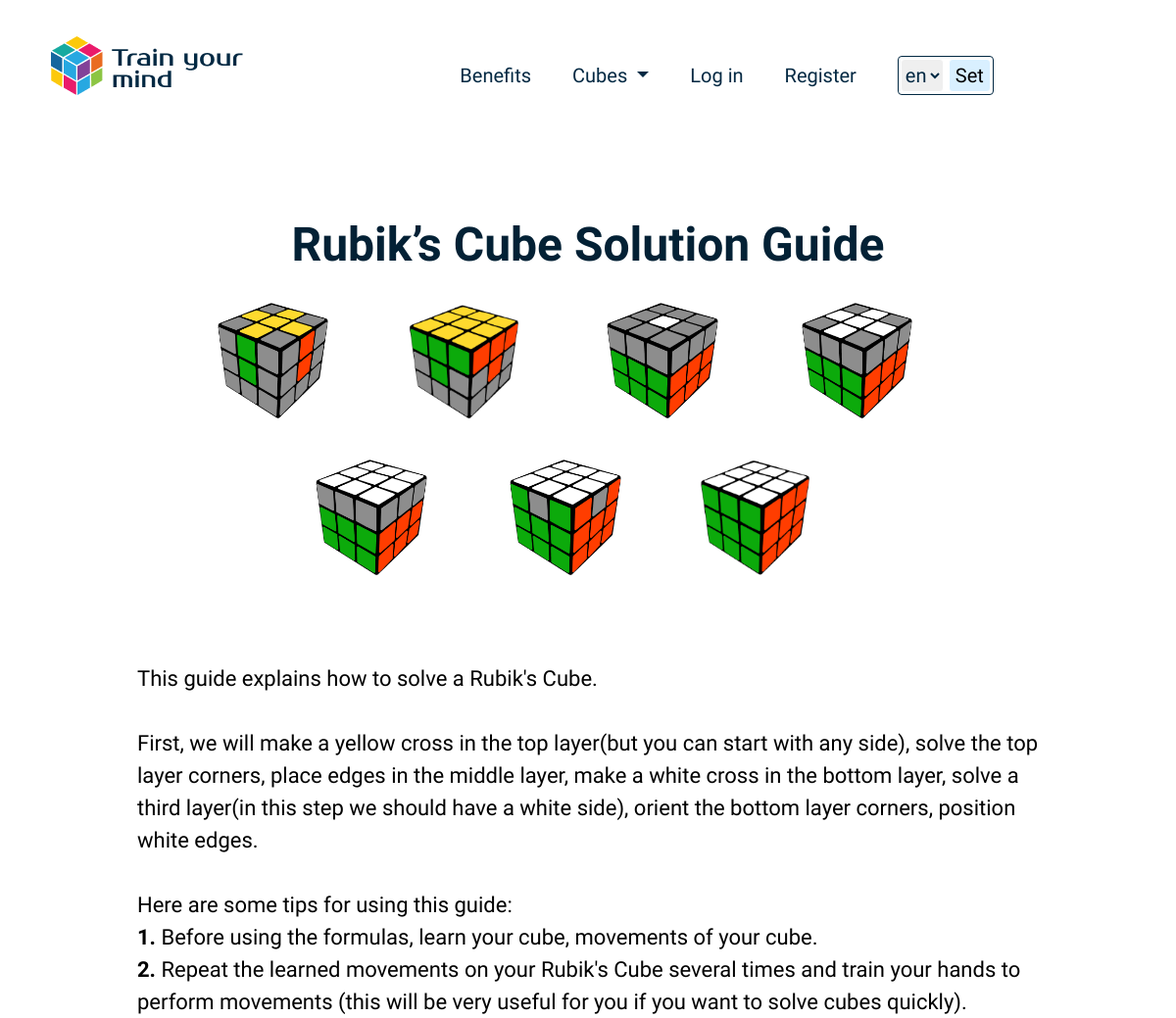
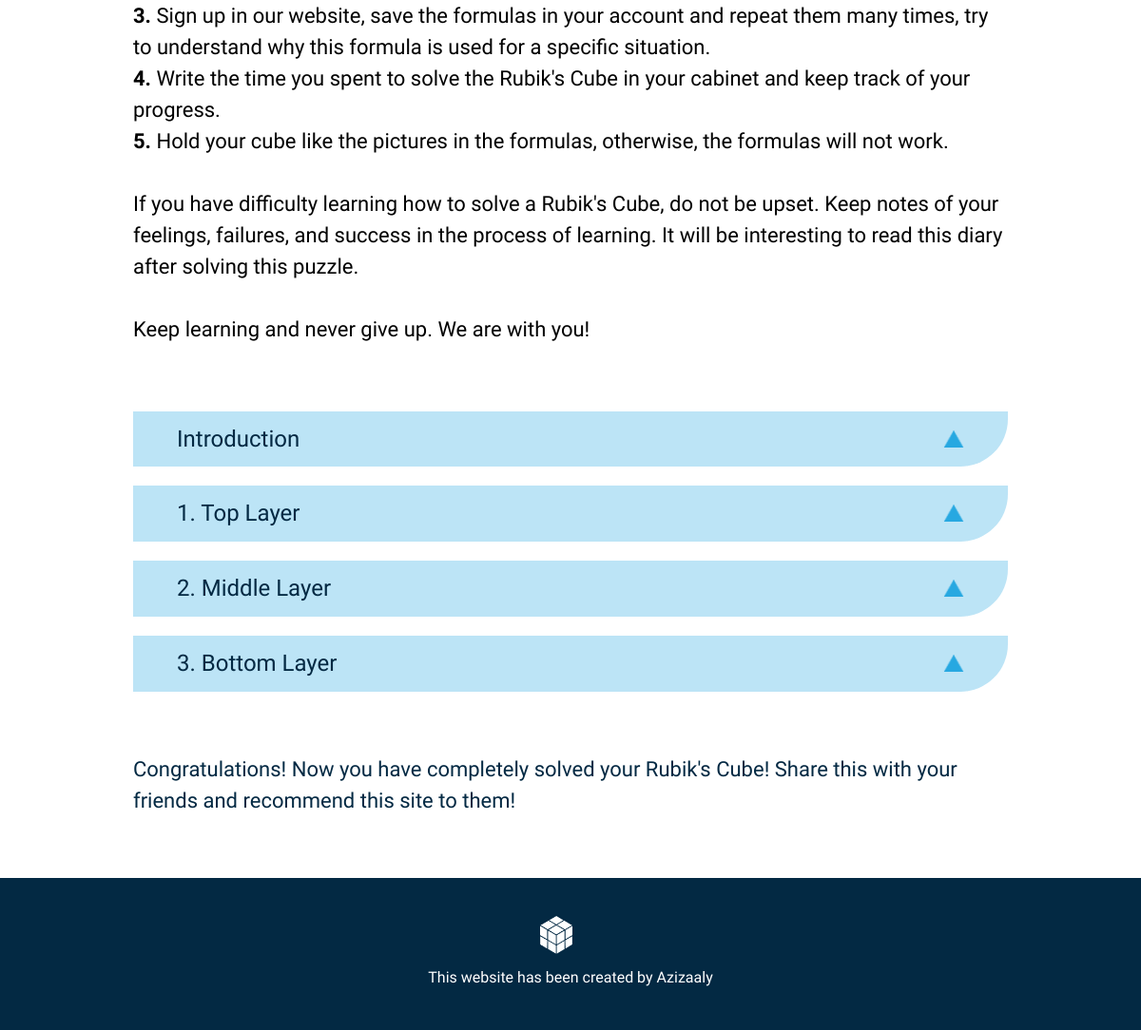
The app's page /cube/1/ with its own data (2 pictures, top to bottom).
### cubic/models.py (models this page shows, shortened)
class Cubes(models.Model):
    name_en = models.CharField(max_length=100)
    text_en = models.TextField(null=True, blank=True)
    congra_text_en = models.TextField(null=True, blank=True)
    name_uz = models.CharField(max_length=100)
    text_uz = models.TextField(null=True, blank=True)
    congra_text_uz = models.TextField(null=True, blank=True)

class RubicsCubeProcess(models.Model):
    img1 = models.ImageField(upload_to='rubics_cube')
    img2 = models.ImageField(upload_to='rubics_cube')
    img3 = models.ImageField(upload_to='rubics_cube')
    img4 = models.ImageField(upload_to='rubics_cube')
    img5 = models.ImageField(upload_to='rubics_cube')
    img6 = models.ImageField(upload_to='rubics_cube')
    img7 = models.ImageField(upload_to='rubics_cube')

class About(models.Model):
    cube = models.ForeignKey(Cubes, related_name="about", on_delete=models.CASCADE)

class Steps(models.Model):
    cube = models.ForeignKey(Cubes, related_name="steps", on_delete=models.CASCADE)
    step_name_en = models.CharField(max_length=100)
    congra_text_en = models.TextField(null=True, blank=True)
    step_name_uz = models.CharField(max_length=100)
    congra_text_uz = models.TextField(null=True, blank=True)

### cubic/views.py (the view)
# urls.py: path("cube/<int:pk>/", views.CubeDetailView.as_view(), name="cube-detail"),
class CubeDetailView(DetailView):
    model = Cubes
    template_name = "cubic/cube.html"
    context_object_name = "cube"
    def get_context_data(self, *args, **kwargs):
        context = super(CubeDetailView, self).get_context_data(*args, **kwargs)
        cube = get_object_or_404(Cubes, id=self.kwargs['pk'])
        cubes = Cubes.objects.all()
        if cube.id == 1:
            process = RubicsCubeProcess.objects.first()
        context["process"] = process
        context["cubes"] = cubes
        context["cube"] = cube
        return context

### cubic/templates/cubic/cube.html
{% extends "cubic/layout.html" %}
{% load i18n %}
{% load static %}
{% block body %}
    <header class="header">
        <div class="container">
            <div class="row">
                <div class="col-lg-12">
                    <div class="process">
                        <h1>
                            {% get_current_language as LANGUAGE_CODE %}
                            {% if LANGUAGE_CODE == 'uz' %}
                                {{cube.name_uz}} bo`yicha qo`llanma
                            {% else %}
                                {{cube.name_en}} Solution Guide
                            {% endif %}
                        </h1>
                    </div>
                </div>
            </div>
            {% if cube.name_en == 'Rubik’s Cube' %}
                <div class="row d-flex">
                    <div class="d-flex m-auto">
                        <div class="col-lg-3">
                            <img src="{{ process.img1.url }}" alt="" class="process__img">
                        </div>
                        <div class="col-lg-3">
                            <img src="{{ process.img2.url }}" alt="" class="process__img">
                        </div>
                        <div class="col-lg-3">
                            <img src="{{ process.img3.url }}" alt="" class="process__img">
                        </div>
                        <div class="col-lg-3">
                            <img src="{{ process.img4.url }}" alt="" class="process__img">
                        </div>
                    </div>
                </div>
                <div class="row d-flex">
                    <div class="d-flex m-auto">
                        <div class="col-lg-4">
                            <img src="{{ process.img5.url }}" alt="" class="process__img">
                        </div>
                        <div class="col-lg-4">
                            <img src="{{ process.img6.url }}" alt="" class="process__img">
                        </div>
                        <div class="col-lg-4">
                            <img src="{{ process.img7.url }}" alt="" class="process__img">
                        </div>
                    </div>
                </div>
            {% else %}
                <h1>this is an another cubics about page</h1>
            {% endif %}
        </div>
    </header>
    <section class="explanation">
        <div class="container">
            <div class="row">
                <div class="col-lg-10 m-auto">
                    <p class="explanation__text">
                        {% if LANGUAGE_CODE == 'uz' %}
                            {{cube.text_uz | safe}}
                        {% else %}
                            {{cube.text_en|safe }}
                        {% endif %}
                    </p>
                </div>
            </div>
        </div>
    </section>
    <section class="steps">
        <div class="container">
            <div class="row">
                {% if cube.about %}
                <div class="col-lg-10 m-auto">
                    {% for about in cube.about.all %}
                    <a class="step-title" href="{% url 'cube-about' about.id %}">
                        <div class="step__box d-flex">
                            <h4 class="step__box__name">
                                {% if LANGUAGE_CODE == 'uz' %}
                                    Kubik rubik haqida
                                {% else %}
                                    Introduction
                                {% endif %}
                            </h4>
                            <img class="ml-auto" src="{% static 'cubic/img/down.png' %}" alt="vector">
                        </div>
                    </a>
                    {% endfor %}
                </div>
                {% endif %}
                {% if cube.steps %}
                {% for main_step in cube.steps.all %}
                    <div class="col-lg-10 m-auto">
                        <a class="step-title" href="{% url 'step-detail' main_step.id %}">
                            <div class="step__box d-flex">
                                <h4 class="step__box__name">
                                    {% if LANGUAGE_CODE == 'uz' %}
                                        {{main_step.step_name_uz}}
                                    {% else %}
                                        {{main_step.step_name_en}}
                                    {% endif %}
                                </h4>
                                <img class="ml-auto" src="{% static 'cubic/img/down.png' %}" alt="vector">
                            </div>
                        </a>
                    </div>
                {% endfor %}
                {% endif %}
            </div>
        </div>
    </section>
    <section class="congratulations">
        <div class="container">
            <div class="row">
                <div class="col-lg-10 m-auto">
                    <p class="congra__text">
                        {% if LANGUAGE_CODE == 'uz' %}
                            {{cube.congra_text_uz}}
                        {% else %}
                            {{cube.congra_text_en}}
                        {% endif %}
                    </p>
                </div>
            </div>
        </div>
    </section>
{% endblock %}

### cubic/static/cubic/main.css (style rules this page uses)
body { padding: 0; margin: 0; font-family: 'Quantico', sans-serif; font-size: 26px; color: #010101; }
h1, h2, h3, h4, h5, h6, p { margin: 0; padding: 0; }
* { box-sizing: border-box; }
.step__box__name { color: #032943; }
.header { padding: 37px; }
.process { margin-top: 30px; }
h1 { margin: 0 auto; text-align:center; font-weight: 700; font-size: 48px; margin-bottom: 30px; color: #032135; }
.process__img { height: 120px; margin-right: 50px; margin-bottom: 40px; }
.explanation { margin-top: 10px; margin-bottom: 50px; }
.explanation__text { font-size: 22px; margin-bottom: 20px; font-family: ABeeZee; }
.step__box { background: #BCE4F6; border-radius: 0px 0px 50px 0px; padding: 15px 46px; margin-bottom: 20px; }
.step__box img { width: 22px; height: 18px; margin-top: 5px; }
.congratulations { margin: 45px 0; }
.congra__text { font-size: 22px; margin-bottom: 20px; font-family: ABeeZee; color: #032943; }

### records on screen
Cubes: name_en "Rubik’s Cube", text_en "This guide explains how to solve a Rubik's Cube. First, we will make a yellow cross in the top layer(but you can start with any side), solve the top layer corners, place edges in the middle layer, make a white cross in the bottom layer, solve a third layer(in this step we should have a white side), orient the bottom layer corners, position white edges. Here are some tips for using this guide: 1. Before using the formulas, learn your cube, movements of your cube. 2. Repeat the learned movements on your Rubik's Cube several times and train your hands to perform movements (this will be very useful for you if you want to solve cubes quickly). 3. Sign up in our website, save the formulas in your…", congra_text_en "Congratulations! Now you have completely solved your Rubik's Cube! Share this with your friends and recommend this site to them!"
RubicsCubeProcess: img1 (picture), img2 (picture), img3 (picture), img4 (picture), img5 (picture), img6 (picture), img7 (picture)
Steps: step_name_en "1. Top Layer"
Steps: step_name_en "2. Middle Layer"
Steps: step_name_en "3. Bottom Layer"
